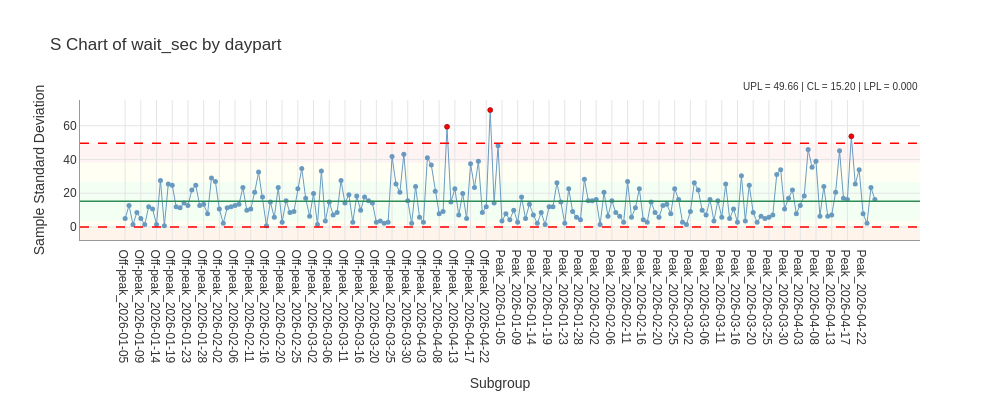

Notebook source saved alongside this figure:
### Markdown cell above
## Dispersion: the change the average *hides*

Now the **S** chart — the *within-subgroup* spread over time. This is the one most people
skip, and it's where the most important lesson lives.

### Code cell
fig = result.plot(chart='S', show_zones=True, highlight_signals=True)
fig.show()
sig_s = result.detect_signals(chart='S')
print(f'S-chart signals: {sig_s.count}')

### Figure 1 — Plotly figure (JSON) as saved in the notebook; plotly's stock layout.template omitted (floating-point values rounded to 4 significant figures; data arrays with more than 128 entries replaced by an {"elided": "..."} marker saying what was removed)
{"data": [{"hovertemplate": "%{x}<br>%{y:.3f}<extra></extra>", "line": {"color": "steelblue", "width": 1.0}, "marker": {"color": "steelblue", "size": 5}, "mode": "lines+markers", "name": "S", "opacity": 0.8, "type": "scatter", "x": {"elided": "192 str values"}, "y": {"elided": "192 float values"}}, {"hovertemplate": "Beyond Limits<br>%{x}<br>%{y:.3f}<extra></extra>", "marker": {"color": "red", "line": {"color": "darkred", "width": 0.5}, "size": 5, "symbol": "circle"}, "mode": "markers", "name": "Beyond Limits", "showlegend": false, "type": "scatter", "x": ["Off-peak_2026-04-10", "Off-peak_2026-04-23", "Peak_2026-04-18"], "y": [59.4, 69.3, 53.74]}], "layout": {"annotations": [{"bgcolor": "rgba(255,255,255,0.7)", "font": {"color": "#333333", "size": 10}, "showarrow": false, "text": "UPL = 49.66 | CL = 15.20 | LPL = 0.000", "x": 1.0, "xanchor": "right", "xref": "paper", "y": 1.04, "yanchor": "bottom", "yref": "paper"}], "font": {"color": "#333333", "family": "Arial, sans-serif", "size": 12}, "height": 400, "hovermode": "x unified", "margin": {"b": 80}, "paper_bgcolor": "white", "plot_bgcolor": "white", "shapes": [{"fillcolor": "#B3FFB3", "layer": "below", "line": {"width": 0}, "opacity": 0.15, "type": "rect", "x0": 0, "x1": 1, "xref": "x domain", "y0": 3.717, "y1": 26.69, "yref": "y"}, {"fillcolor": "#FFFFB3", "layer": "below", "line": {"width": 0}, "opacity": 0.15, "type": "rect", "x0": 0, "x1": 1, "xref": "x domain", "y0": 26.69, "y1": 38.17, "yref": "y"}, {"fillcolor": "#FFFFB3", "layer": "below", "line": {"width": 0}, "opacity": 0.15, "type": "rect", "x0": 0, "x1": 1, "xref": "x domain", "y0": -7.768, "y1": 3.717, "yref": "y"}, {"fillcolor": "#FFB3B3", "layer": "below", "line": {"width": 0}, "opacity": 0.15, "type": "rect", "x0": 0, "x1": 1, "xref": "x domain", "y0": 38.17, "y1": 49.66, "yref": "y"}, {"fillcolor": "#FFB3B3", "layer": "below", "line": {"width": 0}, "opacity": 0.15, "type": "rect", "x0": 0, "x1": 1, "xref": "x domain", "y0": 0.0, "y1": -7.768, "yref": "y"}, {"line": {"color": "red", "dash": "dash", "width": 1.5}, "type": "line", "x0": 0, "x1": 1, "xref": "x domain", "y0": 49.66, "y1": 49.66}, {"line": {"color": "red", "dash": "dash", "width": 1.5}, "type": "line", "x0": 0, "x1": 1, "xref": "x domain", "y0": 0.0, "y1": 0.0}, {"line": {"color": "#2E8B57", "dash": "solid", "width": 1.5}, "type": "line", "x0": 0, "x1": 1, "xref": "x domain", "y0": 15.2, "y1": 15.2}], "showlegend": false, "title": {"text": "S Chart of wait_sec by daypart"}, "width": 1000, "xaxis": {"automargin": true, "gridcolor": "#E5E5E5", "gridwidth": 1.0, "linecolor": "#999999", "linewidth": 1.0, "showgrid": true, "showline": true, "title": {"text": "Subgroup"}, "type": "category"}, "yaxis": {"gridcolor": "#E5E5E5", "gridwidth": 1.0, "linecolor": "#999999", "linewidth": 1.0, "showgrid": true, "showline": true, "title": {"text": "Sample Standard Deviation"}, "zeroline": false}}}
